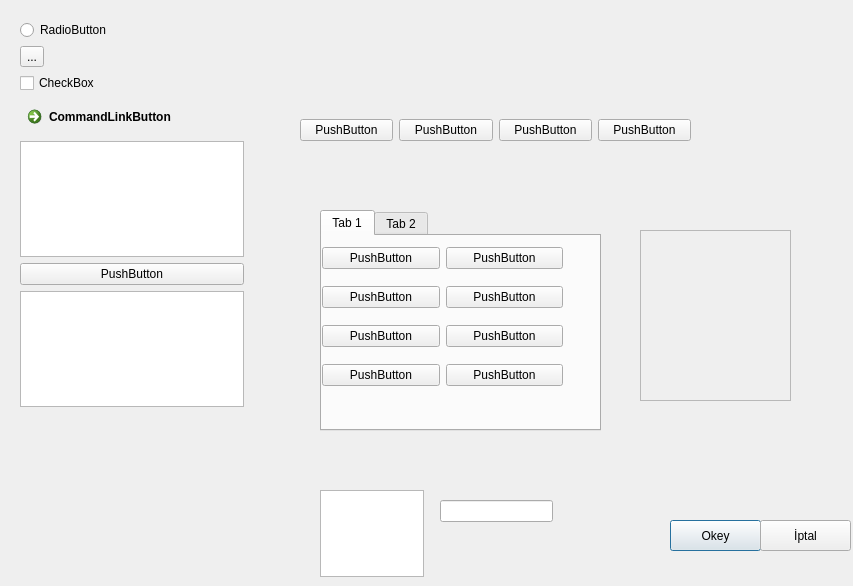
<?xml version="1.0" encoding="UTF-8"?>
<ui version="4.0">
 <class>Dialog</class>
 <widget class="QDialog" name="Dialog">
  <property name="geometry">
   <rect>
    <x>0</x>
    <y>0</y>
    <width>853</width>
    <height>586</height>
   </rect>
  </property>
  <property name="windowTitle">
   <string>Dialog</string>
  </property>
  <widget class="QPushButton" name="btn_okey">
   <property name="geometry">
    <rect>
     <x>670</x>
     <y>520</y>
     <width>91</width>
     <height>31</height>
    </rect>
   </property>
   <property name="text">
    <string>Okey</string>
   </property>
  </widget>
  <widget class="QPushButton" name="btn_iptal">
   <property name="geometry">
    <rect>
     <x>760</x>
     <y>520</y>
     <width>91</width>
     <height>31</height>
    </rect>
   </property>
   <property name="text">
    <string>İptal</string>
   </property>
  </widget>
  <widget class="QWidget" name="verticalLayoutWidget">
   <property name="geometry">
    <rect>
     <x>20</x>
     <y>20</y>
     <width>224</width>
     <height>411</height>
    </rect>
   </property>
   <layout class="QVBoxLayout" name="verticalLayout">
    <item>
     <widget class="QRadioButton" name="radioButton">
      <property name="tabletTracking">
       <bool>false</bool>
      </property>
      <property name="text">
       <string>RadioButton</string>
      </property>
     </widget>
    </item>
    <item>
     <widget class="QToolButton" name="toolButton">
      <property name="text">
       <string>...</string>
      </property>
     </widget>
    </item>
    <item>
     <widget class="QCheckBox" name="checkBox">
      <property name="text">
       <string>CheckBox</string>
      </property>
     </widget>
    </item>
    <item>
     <widget class="QCommandLinkButton" name="commandLinkButton">
      <property name="text">
       <string>CommandLinkButton</string>
      </property>
     </widget>
    </item>
    <item>
     <widget class="QTableWidget" name="tableWidget_2"/>
    </item>
    <item>
     <widget class="QPushButton" name="pushButton">
      <property name="text">
       <string>PushButton</string>
      </property>
     </widget>
    </item>
    <item>
     <widget class="QListView" name="listView"/>
    </item>
    <item>
     <spacer name="verticalSpacer">
      <property name="orientation">
       <enum>Qt::Vertical</enum>
      </property>
      <property name="sizeHint" stdset="0">
       <size>
        <width>20</width>
        <height>100</height>
       </size>
      </property>
     </spacer>
    </item>
   </layout>
  </widget>
  <widget class="QWidget" name="horizontalLayoutWidget">
   <property name="geometry">
    <rect>
     <x>300</x>
     <y>70</y>
     <width>391</width>
     <height>121</height>
    </rect>
   </property>
   <layout class="QHBoxLayout" name="horizontalLayout">
    <item>
     <widget class="QPushButton" name="pushButton_4">
      <property name="text">
       <string>PushButton</string>
      </property>
     </widget>
    </item>
    <item>
     <widget class="QPushButton" name="pushButton_3">
      <property name="text">
       <string>PushButton</string>
      </property>
     </widget>
    </item>
    <item>
     <widget class="QPushButton" name="pushButton_6">
      <property name="text">
       <string>PushButton</string>
      </property>
     </widget>
    </item>
    <item>
     <widget class="QPushButton" name="pushButton_2">
      <property name="text">
       <string>PushButton</string>
      </property>
     </widget>
    </item>
   </layout>
  </widget>
  <widget class="QFrame" name="frame">
   <property name="geometry">
    <rect>
     <x>640</x>
     <y>230</y>
     <width>151</width>
     <height>171</height>
    </rect>
   </property>
   <property name="frameShape">
    <enum>QFrame::StyledPanel</enum>
   </property>
   <property name="frameShadow">
    <enum>QFrame::Raised</enum>
   </property>
  </widget>
  <widget class="QTabWidget" name="tabWidget">
   <property name="geometry">
    <rect>
     <x>320</x>
     <y>210</y>
     <width>281</width>
     <height>221</height>
    </rect>
   </property>
   <property name="currentIndex">
    <number>0</number>
   </property>
   <widget class="QWidget" name="tab">
    <attribute name="title">
     <string>Tab 1</string>
    </attribute>
    <widget class="QWidget" name="gridLayoutWidget">
     <property name="geometry">
      <rect>
       <x>0</x>
       <y>0</y>
       <width>241</width>
       <height>161</height>
      </rect>
     </property>
     <layout class="QGridLayout" name="gridLayout">
      <item row="1" column="1">
       <widget class="QPushButton" name="pushButton_9">
        <property name="text">
         <string>PushButton</string>
        </property>
       </widget>
      </item>
      <item row="3" column="0">
       <widget class="QPushButton" name="pushButton_10">
        <property name="text">
         <string>PushButton</string>
        </property>
       </widget>
      </item>
      <item row="0" column="1">
       <widget class="QPushButton" name="pushButton_8">
        <property name="text">
         <string>PushButton</string>
        </property>
       </widget>
      </item>
      <item row="1" column="0">
       <widget class="QPushButton" name="pushButton_7">
        <property name="text">
         <string>PushButton</string>
        </property>
       </widget>
      </item>
      <item row="0" column="0">
       <widget class="QPushButton" name="pushButton_5">
        <property name="text">
         <string>PushButton</string>
        </property>
       </widget>
      </item>
      <item row="2" column="1">
       <widget class="QPushButton" name="pushButton_11">
        <property name="text">
         <string>PushButton</string>
        </property>
       </widget>
      </item>
      <item row="2" column="0">
       <widget class="QPushButton" name="pushButton_12">
        <property name="text">
         <string>PushButton</string>
        </property>
       </widget>
      </item>
      <item row="3" column="1">
       <widget class="QPushButton" name="pushButton_13">
        <property name="text">
         <string>PushButton</string>
        </property>
       </widget>
      </item>
     </layout>
    </widget>
   </widget>
   <widget class="QWidget" name="tab_2">
    <attribute name="title">
     <string>Tab 2</string>
    </attribute>
   </widget>
  </widget>
  <widget class="QTextEdit" name="textEdit">
   <property name="geometry">
    <rect>
     <x>320</x>
     <y>490</y>
     <width>104</width>
     <height>87</height>
    </rect>
   </property>
  </widget>
  <widget class="QLineEdit" name="lineEdit">
   <property name="geometry">
    <rect>
     <x>440</x>
     <y>500</y>
     <width>113</width>
     <height>22</height>
    </rect>
   </property>
  </widget>
 </widget>
 <resources/>
 <connections/>
</ui>
